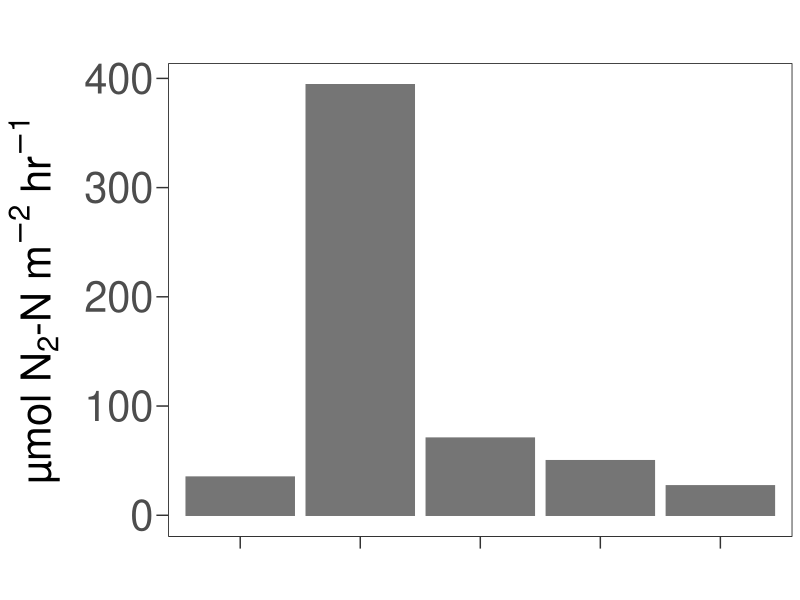
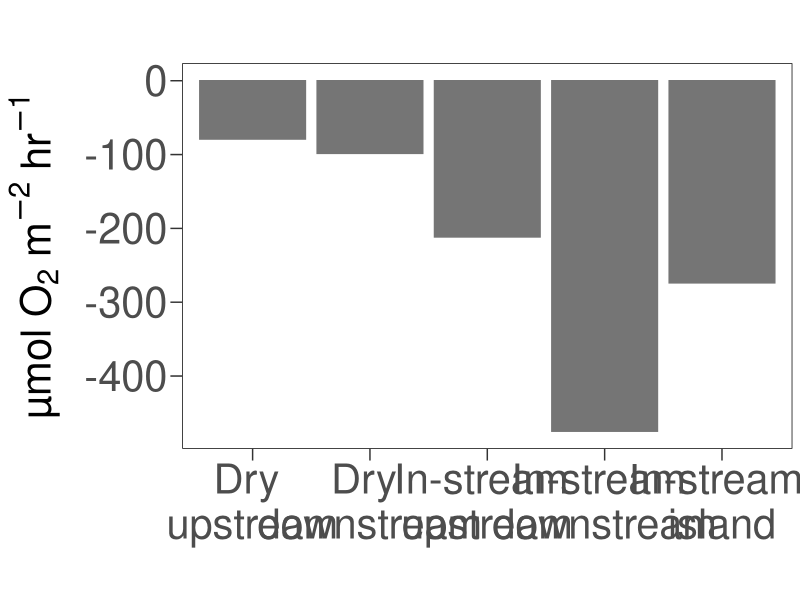
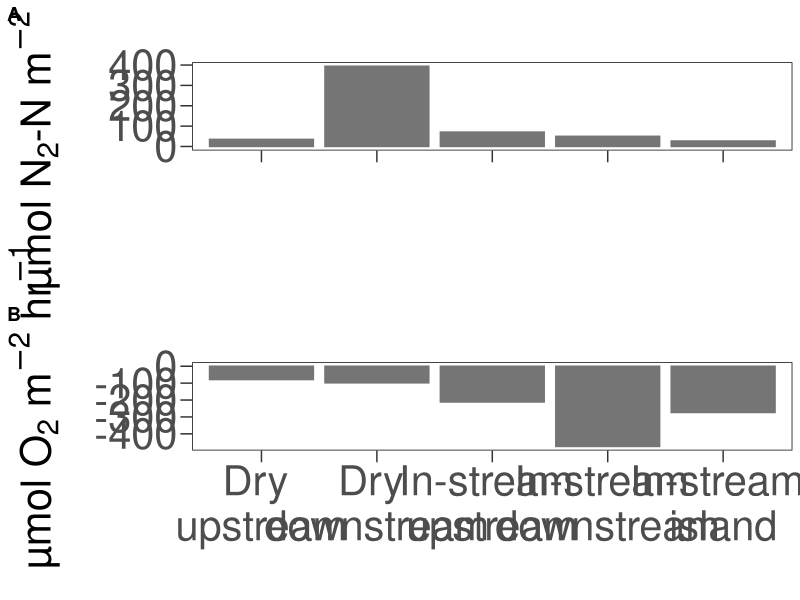
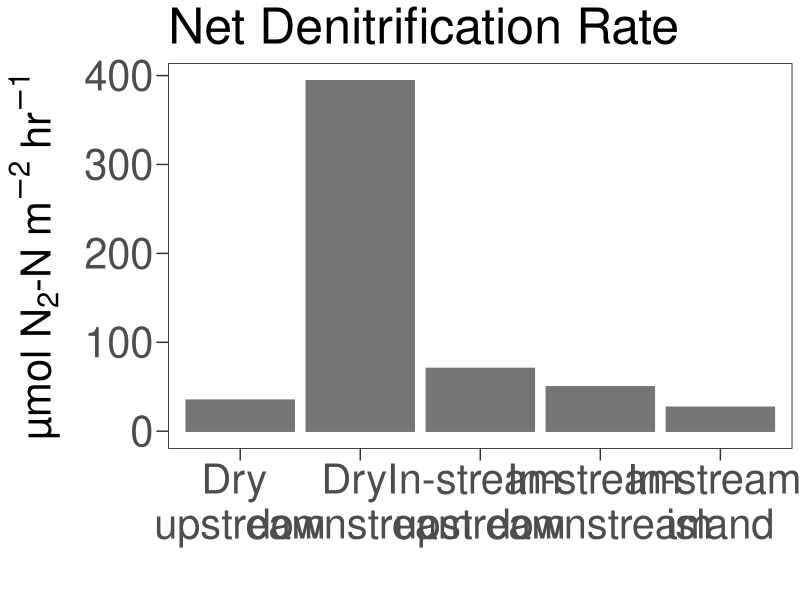
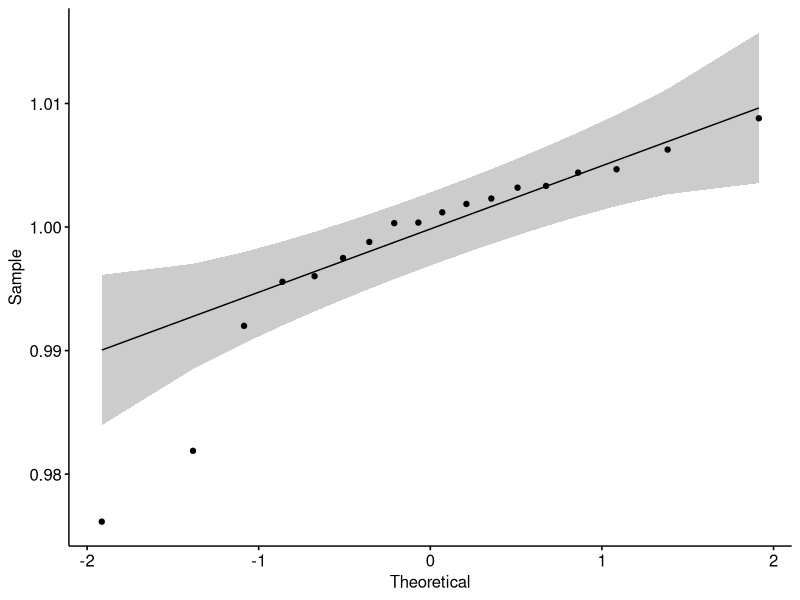
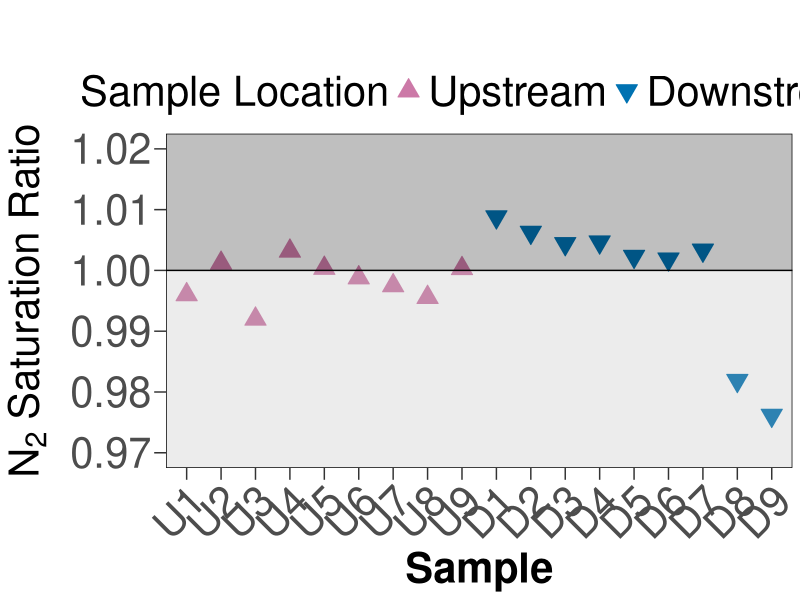

Recreate these plots in R, in order.
## ---- chunk 1
knitr::opts_chunk$set(echo = TRUE)
rm(list=ls())
knitr::opts_knit$set(root.dir="~/GitHub/TownCreekWater/analyses/")
## ---- chunk 2
require("tidyverse")
require("ggpubr")
require("rstatix")
## ---- chunk 3
# From: http://www.cookbook-r.com/Graphs/Colors_(ggplot2)/

cbbPalette <- c("#000000", "#E69F00", "#56B4E9", "#009E73", "#F0E442", "#0072B2", "#D55E00", "#CC79A7")
## ---- chunk 4
SedSlurryFlux <- read.csv("../data/MIMS/Oct24/CalculatedSedSlurryFluxes.csv")

NetNratios <- read.csv("../data/MIMS/Oct24/NetNRatios.csv")
## ---- chunk 5
SedSlurryFlux$axis_labels <- factor(x = c("In-stream \nupstream", "In-stream \nisland", "In-stream \ndownstream", "Dry \nupstream", "Dry \ndownstream"), levels = c("Dry \nupstream", "Dry \ndownstream", "In-stream \nupstream", "In-stream \ndownstream", "In-stream \nisland"))
## ---- chunk 6
SedSlurryN.plot <- ggplot(data = SedSlurryFlux, aes(x=axis_labels, y=FinalFluxValue.umol.hr.m2._N)) +
  geom_bar(stat = "identity", position = position_dodge(), fill = "gray46", color = "gray46")+
  theme_bw() +
  #Remove plot grid lines
  theme(panel.grid.major = element_blank(), panel.grid.minor = element_blank()) + 
  #Set axis title and text properties, tick marks, and labels
  theme(text=element_text(size=30),axis.title=element_text(size=30,face="bold"),
          axis.text=element_text(size=30),  
          axis.title.y=element_text(margin=margin(r=10)),
          panel.border = element_rect(colour = "black",linetype=1),strip.text = element_text(size = 30), legend.position="right", legend.title = element_text(size=30), legend.text=element_text(size=30)) + 
          theme(axis.ticks.length=unit(0.3,"cm")) + 
          labs(x = "", y = expression(paste("µmol N"[2],"-N m"^{-2}," hr"^{-1})), title="") +
  theme(rect=element_rect(fill="transparent"))+
  theme(plot.background = element_rect(color=NA))+
  theme(axis.text.x = element_blank())

SedSlurryN.plot
## ---- chunk 7
SedSlurryO2.plot <- ggplot(data = SedSlurryFlux, aes(x=axis_labels, y=FinalFluxValue.umol.hr.m2._O2)) +
  geom_bar(stat = "identity", position = position_dodge(), fill = "gray46", color = "gray46")+
  theme_bw() +
  #Remove plot grid lines
  theme(panel.grid.major = element_blank(), panel.grid.minor = element_blank()) + 
  #Set axis title and text properties, tick marks, and labels
  theme(text=element_text(size=30),axis.title=element_text(size=30,face="bold"),
          axis.text=element_text(size=30),  
          axis.title.y=element_text(margin=margin(r=10)),
          panel.border = element_rect(colour = "black",linetype=1),strip.text = element_text(size = 30), legend.position="right", legend.title = element_text(size=30), legend.text=element_text(size=30)) + 
          theme(axis.ticks.length=unit(0.3,"cm")) + 
          labs(x = "", y = expression(paste("µmol O"[2]," m"^{-2}," hr"^{-1})), title="") +
  theme(rect=element_rect(fill="transparent"))+
  theme(plot.background = element_rect(color=NA))

SedSlurryO2.plot
## ---- chunk 8
# 2 panel figure, pre-post on the left, all groups on the right
MIMS_2panel.plot <- ggarrange(SedSlurryN.plot, SedSlurryO2.plot, ncol = 1, nrow = 2, legend = "none", align = "hv", labels = c("A", "B"))

MIMS_2panel.plot

#ggsave("../figures/MIMS_SedSlurry_2Panel.png", plot=MIMS_2panel.plot, device="png", path=NULL, scale=1, width=15, height=12, dpi=600, limitsize=TRUE, bg="white")
## ---- chunk 9
SedSlurryN_ONLY.plot <- ggplot(data = SedSlurryFlux, aes(x=axis_labels, y=FinalFluxValue.umol.hr.m2._N)) +
  geom_bar(stat = "identity", position = position_dodge(), fill = "gray46", color = "gray46")+
  theme_bw() +
  #Remove plot grid lines
  theme(panel.grid.major = element_blank(), panel.grid.minor = element_blank()) + 
  #Set axis title and text properties, tick marks, and labels
  theme(text=element_text(size=30),axis.title=element_text(size=30,face="bold"),
          axis.text=element_text(size=30),  
          axis.title.y=element_text(margin=margin(r=10)),
          panel.border = element_rect(colour = "black",linetype=1),strip.text = element_text(size = 30), legend.position="right", legend.title = element_text(size=30), legend.text=element_text(size=30)) + 
          theme(axis.ticks.length=unit(0.3,"cm")) + 
          labs(x = "", y = expression(paste("µmol N"[2],"-N m"^{-2}," hr"^{-1})), title="Net Denitrification Rate") +
  theme(rect=element_rect(fill="transparent"))+
  theme(plot.background = element_rect(color=NA))
  

SedSlurryN_ONLY.plot

#ggsave("../figures/MIMS_SedSlurry_DenitONLY.png", plot=SedSlurryN_ONLY.plot, device="png", path=NULL, scale=1, width=15, height=10, dpi=600, limitsize=TRUE, bg="white")
## ---- chunk 10
# test for extreme outliers:
Outliers <- NetNratios %>%
  identify_outliers(NetNratio)
Outliers
  # two outliers, but not extreme, so passes assumption.

# test normality:
NetNratios %>%
  shapiro_test(NetNratio)
  # Not normally distributed

  # QQ plot:
ggqqplot(NetNratios, "NetNratio")

# Not normal, so use Wilcoxon-Rank Sum test:
NetN_vs_1_Wilcox <- wilcox.test(NetNratios$NetNratio, alternative = "two.sided", mu = 1, paired = F, data = NetNratios)
  # maintain null hypothesis that NetN ratio = 1 (neither net denitrifying nor N-fixing)

# Subset for upstream:
NetN_vs_1_Wilcox_upstream <- wilcox.test(NetNratios$NetNratio, alternative = "two.sided", mu = 1, paired = F, data = NetNratios[1:9,])
  # maintain null hypothesis that NetN ratio = 1 (neither net denitrifying nor N-fixing)

# Subset for downstream:
NetN_vs_1_Wilcox_downstream <- wilcox.test(NetNratios$NetNratio, alternative = "two.sided", mu = 1, paired = F, data = NetNratios[10:18,])
  # maintain null hypothesis that NetN ratio = 1 (neither net denitrifying nor N-fixing)

# T tests:
NetN_vs_1_Ttest <- t_test(NetNratios, formula = NetNratio ~ 1, alternative = "two.sided", mu = 1)
NetN_vs_1_Ttest_up <- t_test(NetNratios[1:9,], formula = NetNratio ~ 1, alternative = "two.sided", mu = 1)
NetN_vs_1_Ttest_down <- t_test(NetNratios[10:18,], formula = NetNratio ~ 1, alternative = "two.sided", mu = 1)
NetN_vs_1_Ttest_down_drop_outliers <- t_test(NetNratios[10:16,], formula = NetNratio ~ 1, alternative = "two.sided", mu = 1)
## ---- chunk 11
# Add short name column for X-axis:
NetNratios$shortID <- factor(c("U1", "U2", "U3", "U4", "U5", "U6", "U7", "U8", "U9", "D1", "D2", "D3", "D4", "D5", "D6", "D7", "D8", "D9"), levels = c(c("U1", "U2", "U3", "U4", "U5", "U6", "U7", "U8", "U9", "D1", "D2", "D3", "D4", "D5", "D6", "D7", "D8", "D9")))

NetNratios$Location <- as.factor(NetNratios$Location)
NetNratios$Location <- factor(NetNratios$Location, levels = c("upstream", "downstream"))

# Plus or minus one standard deviation limits:
y_mean <- mean(NetNratios$NetNratio)
y_sd <- sd(NetNratios$NetNratio)
y_limits <- c(y_mean - (3*y_sd), y_mean + (3*y_sd))
## ---- chunk 12
NetNratios.plot <- ggplot(data = NetNratios, aes(x=shortID, y=NetNratio, color = Location, fill = Location, shape = Location)) +
  geom_point(size = 5)+
  scale_color_manual(values=c("#CC79A7","#0072B2"), labels = c("Upstream", "Downstream"), name="Sample Location") +
  scale_shape_manual(values = c(24, 25), labels = c("Upstream", "Downstream"), name = "Sample Location")+
  scale_fill_manual(values = c("#CC79A7","#0072B2"), labels = c("Upstream", "Downstream"), name="Sample Location")+
  annotate("rect", xmin = -Inf, xmax = Inf, ymin = -Inf, ymax = 1.00, fill = "grey70", alpha = 0.25) +
  # Add shading above y = 1
  annotate("rect", xmin = -Inf, xmax = Inf, ymin = 1.00, ymax = Inf, fill = "grey1", alpha = 0.25) +
  geom_hline(yintercept = 1.00)+
  theme_bw() +
  #Remove plot grid lines
  theme(panel.grid.major = element_blank(), panel.grid.minor = element_blank()) + 
  #Set axis title and text properties, tick marks, and labels
  theme(text=element_text(size=30),axis.title=element_text(size=30,face="bold"),
          axis.text=element_text(size=30),  
          axis.title.y=element_text(margin=margin(r=10)),
          panel.border = element_rect(colour = "black",linetype=1),strip.text = element_text(size = 30), legend.position="top", legend.title = element_text(size=30), legend.text=element_text(size=30)) + 
          theme(axis.ticks.length=unit(0.3,"cm")) + 
          labs(x = "Sample", y = expression(paste("N"[2]," Saturation Ratio")), title="") +
  theme(rect=element_rect(fill="transparent"))+
  theme(plot.background = element_rect(color=NA), axis.text.x = element_text(angle=45, hjust = 1))+
  scale_y_continuous(limits = round(y_limits, digits = 2))
  #scale_y_continuous(limits = c(0.95, 1.05))
  #scale_y_continuous(limits = range(NetNratios$NetNratio))

NetNratios.plot

#ggsave("../figures/NetRatios.png", plot=NetNratios.plot, device="png", path=NULL, scale=1, width=11, height=8, dpi=600, limitsize=TRUE, bg="white")
